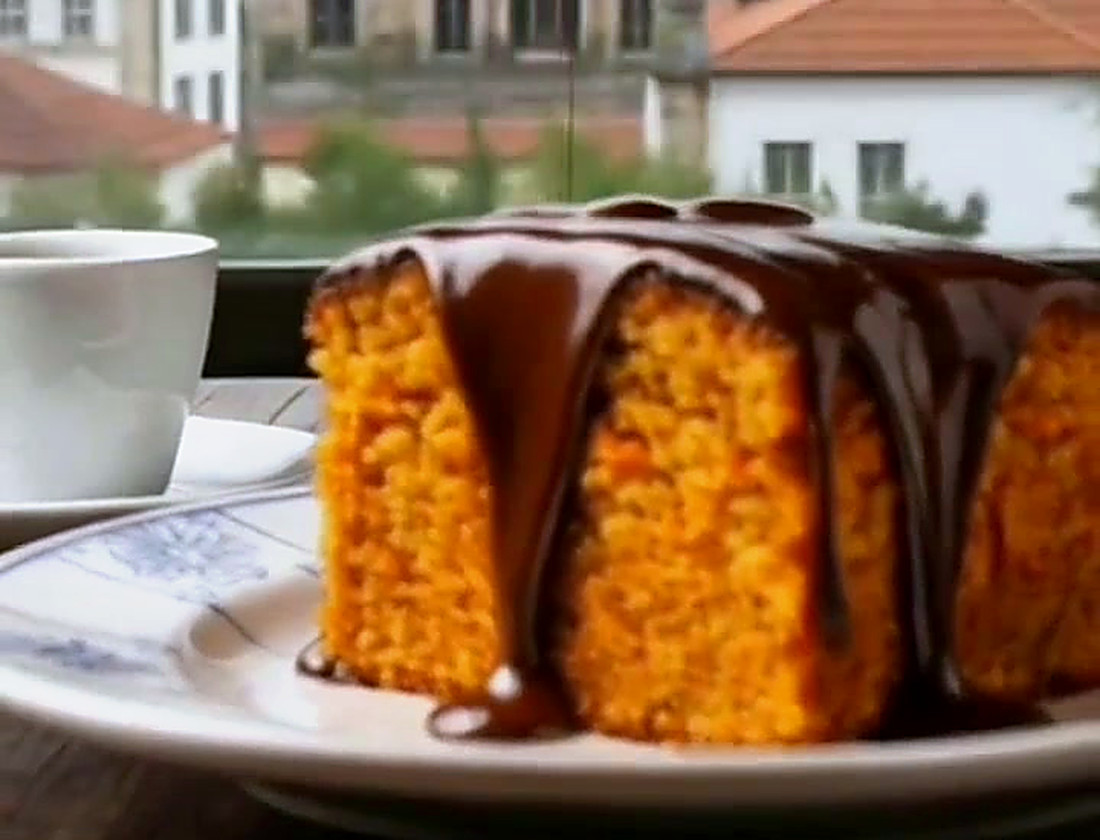
#> input picture sites-parceiros/sabores-do-brasil/fonte/geradas/bolo-cenoura.jpg, 1100 x 840 px, given in place of f_0099.jpg, which was not available
$ python treat.py
#> lines starting #> are read from the running program, lines starting #| are printed output that depends on the picture; after the words box and inside, x2 and y2 are one past the last pixel; in counts of white or black regions, pixels touching at a corner belong together; pictures that were not available may be replaced by others from this repository, and a replacement may not be noted
#> further down, tray is the input picture: PIL image 1100x840 RGB; mean R, G, B 138.5, 107.4, 81.7
"""Trata as fotos REAIS da Keli. v2 - conservadora.
A v1 usava gray-world cego + esticao de histograma: numa foto dominada por comida
dourada isso puxa tudo para o azul e queima os claros. Aqui a correccao e MEDIDA
(so em pixeis neutros) e com tecto, e os claros tem rolloff em vez de corte."""
import os
import numpy as np
from PIL import Image, ImageEnhance, ImageFilter

BASE = os.path.dirname(os.path.abspath(__file__))
RAW = os.path.join(BASE, "frames_raw")
OUT = os.path.join(BASE, "tratadas")
os.makedirs(OUT, exist_ok=True)

OVERLAY_TOP, OVERLAY_BOT = 575, 925   # faixa do telefone queimado no video
MAX_GAIN = 0.06                        # tecto de correccao de cor: +-6%


def cast_correct(a):
    """Mede o desvio de cor SO nos pixeis quase-neutros (granito, aluminio).
    Se a foto nao tem dominante, nao mexe."""
    mx, mn = a.max(axis=2), a.min(axis=2)
    sat = (mx - mn) / np.maximum(mx, 1e-6)
    lum = a[..., 0] * .299 + a[..., 1] * .587 + a[..., 2] * .114
    neutros = (sat < 0.18) & (lum > 60) & (lum < 225)
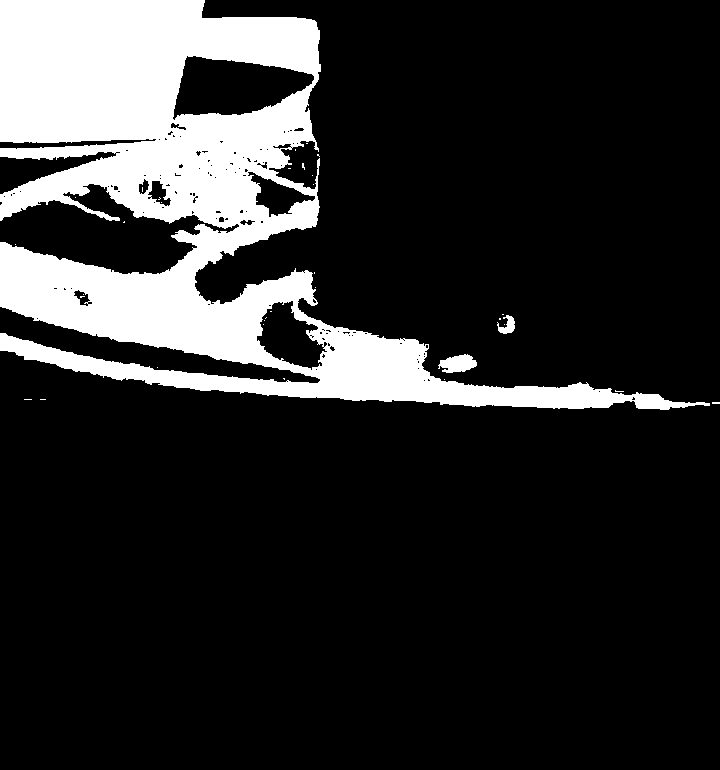
#> neutros: shape (770, 720) bool; 17.1% white; 34 white regions (31 under 20 px), largest, box (x1, y1, x2, y2) and area: (0, 0, 710, 410) 94187, (438, 354, 477, 373) 501, (497, 315, 515, 334) 190
    if neutros.sum() < 500:
        print("      sem pixeis neutros suficientes -> nao corrijo cor")
        return a
    m = a[neutros].mean(axis=0)
#> m = [187.2, 185.1, 188.6]
    gain = m.mean() / np.maximum(m, 1e-6)
#> gain = [0.999, 1.01, 0.991]
    gain = np.clip(gain, 1 - MAX_GAIN, 1 + MAX_GAIN)
    print(f"      neutros={neutros.sum()}px  ganho R/G/B={gain[0]:.3f}/{gain[1]:.3f}/{gain[2]:.3f}")
#|       neutros=94989px  ganho R/G/B=0.999/1.010/0.991
    return np.clip(a * gain, 0, 255)


def levels(a, max_gain=1.12):
    """So levanta pretos esmagados e ganha contraste com tecto. Claros com rolloff."""
#> called with max_gain = 1.12
    lum = a[..., 0] * .299 + a[..., 1] * .587 + a[..., 2] * .114
    lo = np.percentile(lum, 1.0)
#> lo = 0
    hi = np.percentile(lum, 99.0)
#> hi = 239.2
    g = min(max_gain, 235.0 / max(hi - lo, 1e-6)) if hi > lo else 1.0
#> g = 0.982
    g = max(g, 1.0)
#> g = 1
    a = (a - lo * 0.55) * g
    # rolloff suave acima de 235 em vez de corte seco (evita queimar)
    a = np.where(a > 235, 235 + (a - 235) * 0.35, a)
    print(f"      preto={lo:.0f} branco={hi:.0f} ganho={g:.3f}")
#|       preto=0 branco=239 ganho=1.000
    return np.clip(a, 0, 255)


def treat(im, sat=1.06, sharp_pct=90):
    a = np.asarray(im.convert("RGB"), dtype=np.float64)
    a = cast_correct(a)
    a = levels(a)
    out = Image.fromarray(a.astype(np.uint8))
    out = ImageEnhance.Color(out).enhance(sat)
    out = out.filter(ImageFilter.UnsharpMask(radius=1.4, percent=sharp_pct, threshold=3))
    return out


def save(im, name, quality=90):
#> called with name = 'hero-mesa-cheia.jpg', quality = 88
    p = os.path.join(OUT, name)
    im.save(p, quality=quality, subsampling=0, optimize=True)
    a = np.asarray(im.convert("L"), dtype=np.float64)
#> a: shape (1155, 1080) float64
    print(f"  -> {name}  {im.size[0]}x{im.size[1]}  {os.path.getsize(p)//1024} KB  "
          f"brilho={a.mean()/255:.2f} queimados={(a>250).mean():.4f}")
#|   -> hero-mesa-cheia.jpg  1080x1155  126 KB  brilho=0.31 queimados=0.0000


print("== cena REAL 1: bancada de granito (f_0099, sem legenda) ==")
tray = Image.open(os.path.join(RAW, "f_0099.jpg"))
print("   hero (mesa cheia, os dois tabuleiros)")
save(treat(tray.crop((0, 360, 720, 1130))).resize((1080, 1155), Image.LANCZOS),
     "hero-mesa-cheia.jpg", 88)
print("   salgados variados (quadrado)")
save(treat(tray.crop((10, 400, 690, 1080))).resize((1000, 1000), Image.LANCZOS),
     "salgados-variados.jpg", 90)
#> in cast_correct (call 2), `neutros = (sat < 0.18) & (lum > 60) & (lum < 225)`:
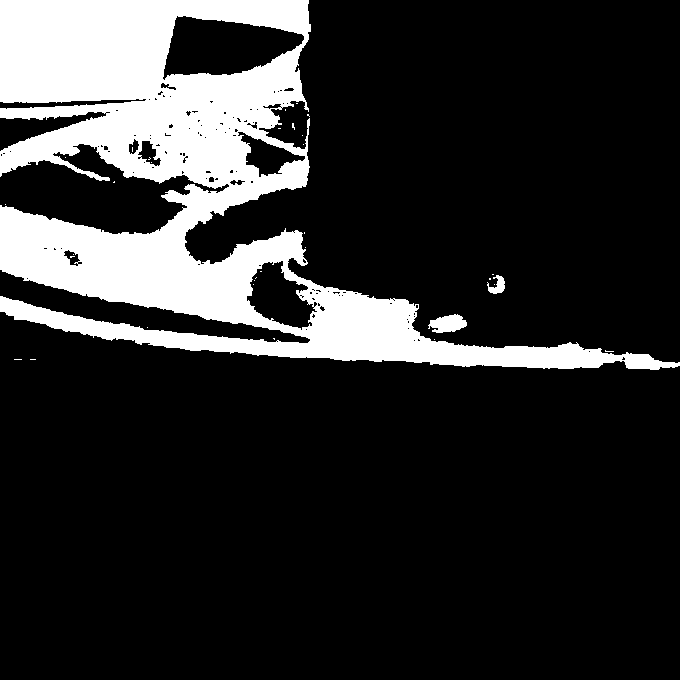
#> neutros: shape (680, 680) bool; 17.7% white; 33 white regions (30 under 20 px), largest, box (x1, y1, x2, y2) and area: (0, 0, 680, 370) 81214, (428, 314, 467, 333) 501, (487, 275, 505, 294) 190
#> in cast_correct (call 2), `m = a[neutros].mean(axis=0)`: m = [189.7, 187, 191.3]
#> in cast_correct (call 2), `gain = m.mean() / np.maximum(m, 1e-6)`: gain = [0.998, 1.01, 0.99]
#|       neutros=82000px  ganho R/G/B=0.998/1.013/0.990
#|       preto=0 branco=240 ganho=1.000
#|   -> salgados-variados.jpg  1000x1000  120 KB  brilho=0.32 queimados=0.0000
print("   coxinhas (tabuleiro da direita)")
save(treat(tray.crop((355, 380, 720, 1060))).resize((760, 1415), Image.LANCZOS),
     "coxinhas-detalhe.jpg", 90)
#> in cast_correct (call 3), `neutros = (sat < 0.18) & (lum > 60) & (lum < 225)`:
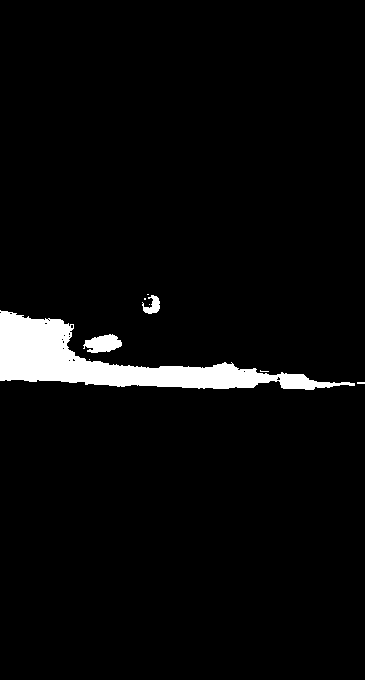
#> neutros: shape (680, 365) bool; 4.1% white; 9 white regions (6 under 20 px), largest, box (x1, y1, x2, y2) and area: (0, 310, 355, 390) 9344, (83, 334, 122, 353) 501, (142, 295, 160, 314) 190
#> in cast_correct (call 3), `m = a[neutros].mean(axis=0)`: m = [209.9, 192.9, 186.3]
#> in cast_correct (call 3), `gain = m.mean() / np.maximum(m, 1e-6)`: gain = [0.936, 1.02, 1.05]
#> in cast_correct (call 3), `gain = np.clip(gain, 1 - MAX_GAIN, 1 + MAX_GAIN)`: gain = [0.94, 1.02, 1.05]
#|       neutros=10069px  ganho R/G/B=0.940/1.018/1.054
#|       preto=0 branco=218 ganho=1.076
#|   -> coxinhas-detalhe.jpg  760x1415  128 KB  brilho=0.27 queimados=0.0000

print("== cena REAL 2: monte de salgados (f_0143, legenda cortada) ==")
pile = Image.open(os.path.join(RAW, "f_0143.jpg"))
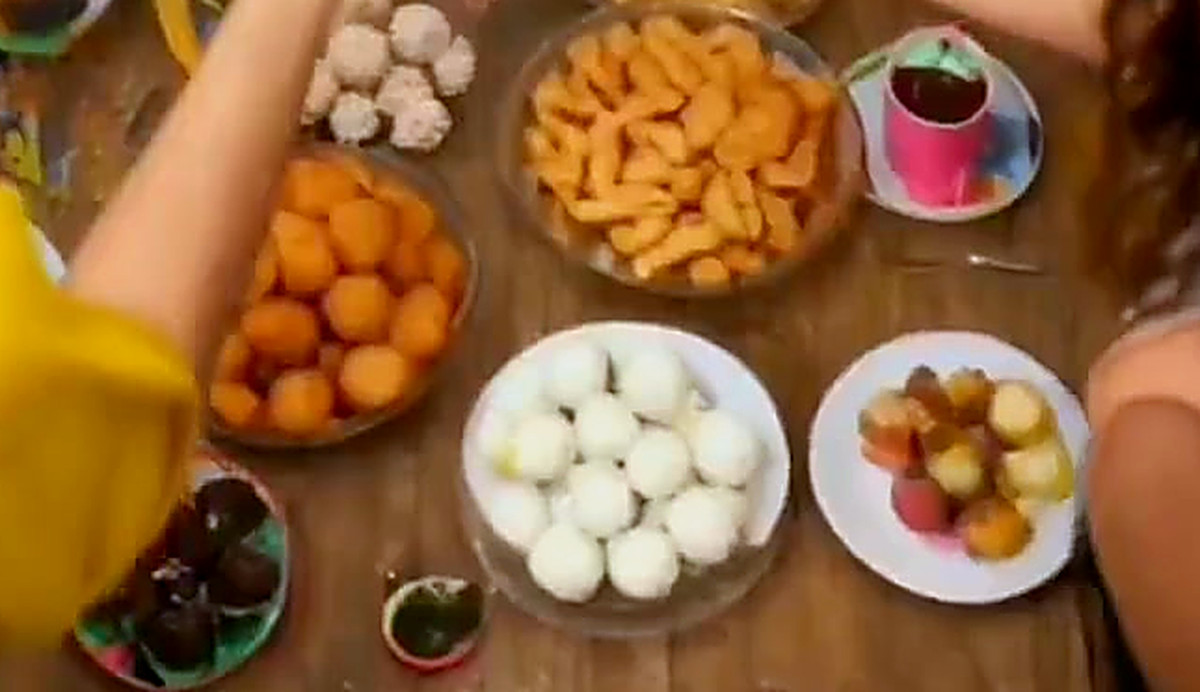
#> input picture sites-parceiros/sabores-do-brasil/fonte/geradas/doces-mesa.jpg, 1200 x 692 px, given in place of f_0143.jpg, which was not available
#> pile is the input picture: PIL image 1200x692 RGB; mean R, G, B 144.8, 99.3, 57.1
save(treat(pile.crop((0, 0, 720, OVERLAY_TOP)), sat=1.05, sharp_pct=80)
     .resize((1080, 862), Image.LANCZOS), "cento-salgados.jpg", 90)
#> call 4 of treat, with sat = 1.05, sharp_pct = 80
#> in treat (call 4), `a = np.asarray(im.convert("RGB"), dtype=np.float64)`:
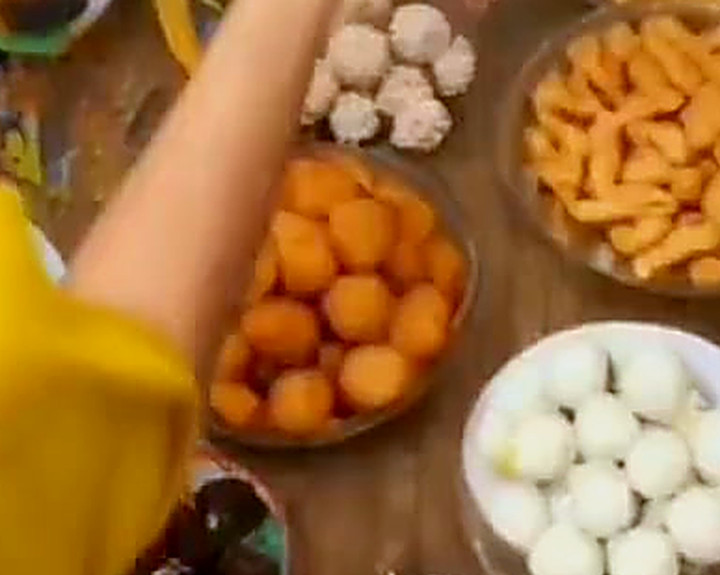
#> a: shape (575, 720, 3) float64; mean R, G, B 162.1, 113, 59.6
#> in cast_correct (call 4), `mx, mn = a.max(axis=2), a.min(axis=2)`:
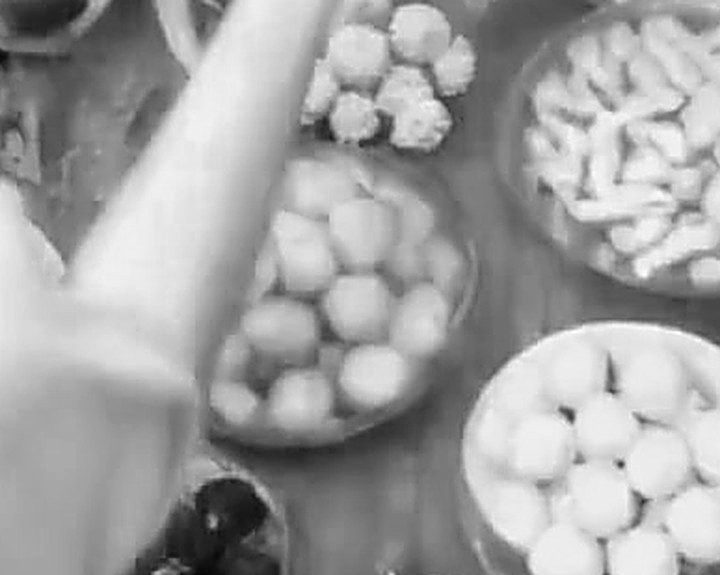
#> mx: shape (575, 720) float64; min 6, max 255, mean 162.3
#> in cast_correct (call 4), `mx, mn = a.max(axis=2), a.min(axis=2)`:
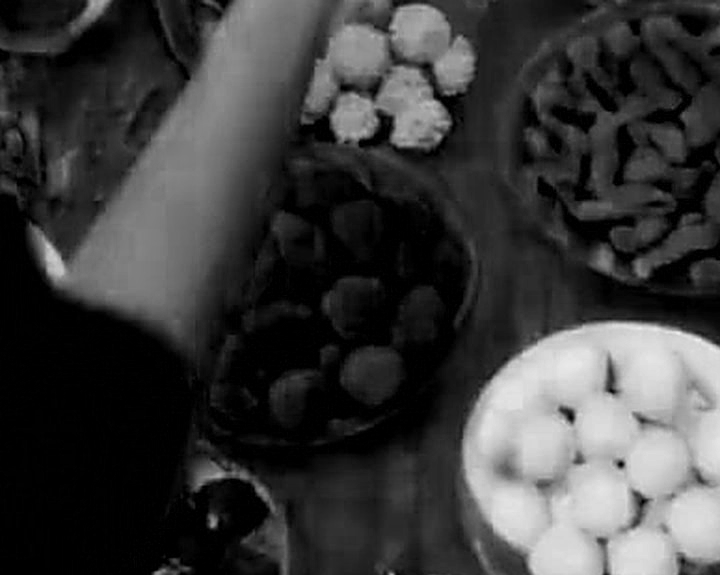
#> mn: shape (575, 720) float64; min 0, max 239, mean 59.6
#> in cast_correct (call 4), `m = a[neutros].mean(axis=0)`: m = [215, 209.4, 191.1]
#> in cast_correct (call 4), `gain = m.mean() / np.maximum(m, 1e-6)`: gain = [0.954, 0.98, 1.07]
#> in cast_correct (call 4), `gain = np.clip(gain, 1 - MAX_GAIN, 1 + MAX_GAIN)`: gain = [0.954, 0.98, 1.06]
#|       neutros=27149px  ganho R/G/B=0.954/0.980/1.060
#|       preto=18 branco=228 ganho=1.119
#|   -> cento-salgados.jpg  1080x862  156 KB  brilho=0.47 queimados=0.0000

print("== PROVA: a faixa da legenda ficou fora do corte? ==")
chk = np.asarray(pile.convert("L"), dtype=np.float64)
print(f"   faixa da legenda y={OVERLAY_TOP}-{OVERLAY_BOT}: brancos(>240)="
      f"{float((chk[OVERLAY_TOP:OVERLAY_BOT] > 240).mean()):.4f}")
#|    faixa da legenda y=575-925: brancos(>240)=0.0000
print(f"   faixa usada      y=0-{OVERLAY_TOP}: brancos(>240)="
      f"{float((chk[0:OVERLAY_TOP] > 240).mean()):.4f}")
#|    faixa usada      y=0-575: brancos(>240)=0.0000

# folha antes/depois para revisao a olho
pairs = [("f_0099.jpg", "hero-mesa-cheia.jpg"), ("f_0143.jpg", "cento-salgados.jpg")]
W, H = 420, 500
sheet = Image.new("RGB", (W * 2, H * len(pairs)), (20, 20, 22))
for i, (src, dst) in enumerate(pairs):
    o = Image.open(os.path.join(RAW, src)).convert("RGB")
    o.thumbnail((W, H)); sheet.paste(o, (0, i * H))
    n = Image.open(os.path.join(OUT, dst)).convert("RGB")
    n.thumbnail((W, H)); sheet.paste(n, (W, i * H))
sheet.save(os.path.join(BASE, "antes_depois.jpg"), quality=90)
print("antes_depois.jpg  (esquerda=cru  direita=tratado)")
